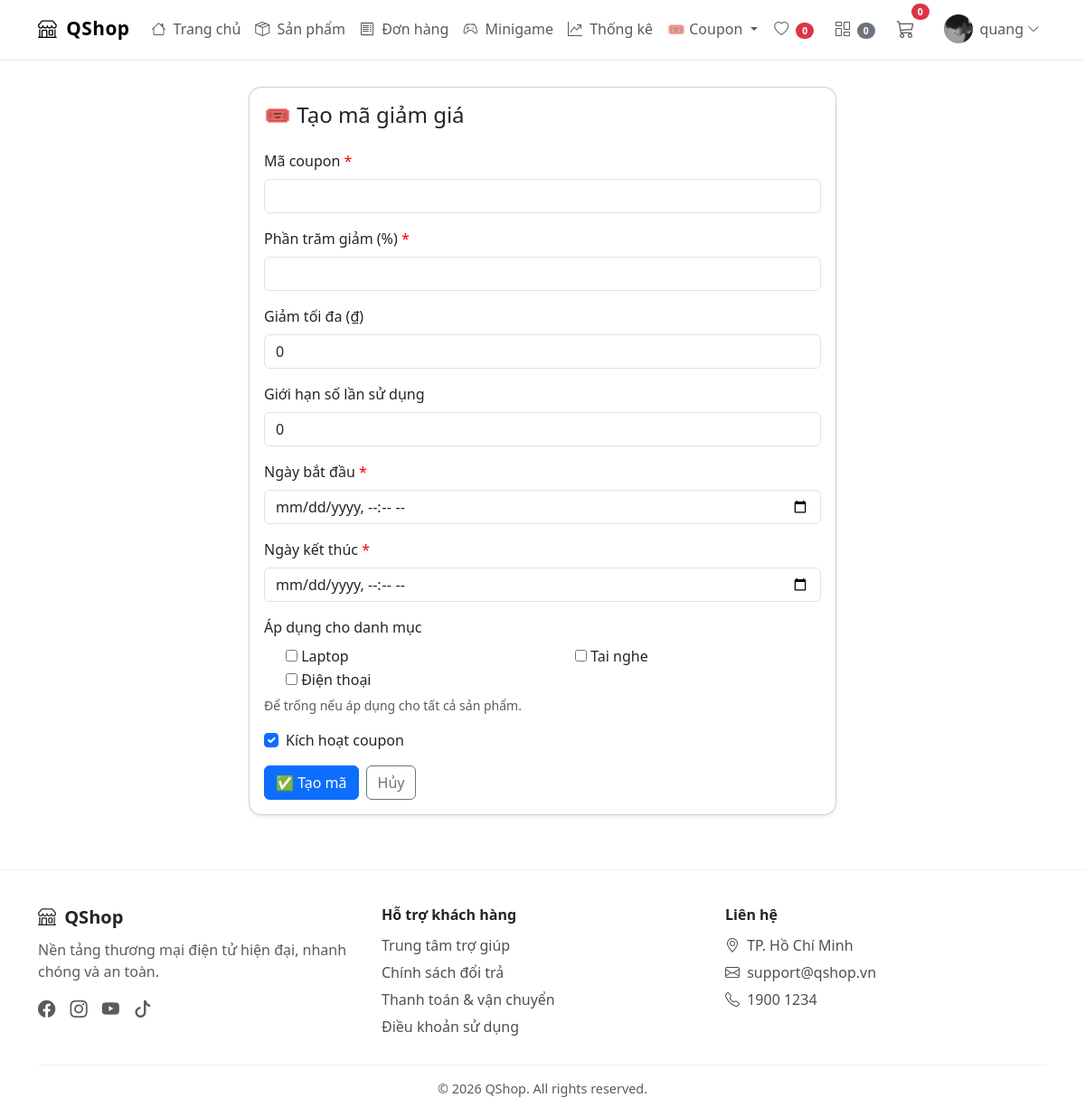
The app's page /shops/coupon/create/ (signed in) with its own data.
### users/models.py (models this page shows, shortened)
class Profile(models.Model):
    user = models.OneToOneField(settings.AUTH_USER_MODEL , on_delete=models.CASCADE)
    photo = models.ImageField(upload_to='users/%Y/%m/%d/', blank=True)
    phone = models.CharField(max_length=20, blank=True)
    address = models.TextField(blank=True)
    latitude = models.FloatField(null=True, blank=True)
    longitude = models.FloatField(null=True, blank=True)
    points = models.IntegerField(default=0)
    lifetime_points = models.IntegerField(default=0)
    minigame_plays = models.IntegerField(default=0)
    RANK_NEWBIE = "Newbie"
    RANK_EXPLORER = "Explorer"
    RANK_SHOPPER = "Shopper"
    RANK_REGULAR = "Regular"
    RANK_PREMIUM = "Premium"
    RANK_GOLD = "Gold Buyer"
    RANK_PLATINUM = "Platinum Buyer"
    RANK_DIAMOND = "Diamond Buyer"
    RANK_ELITE = "Elite Buyer"
    RANK_LEGEND = "Legend Buyer"
    RANK_CHOICES = (
        (RANK_NEWBIE, "Newbie"),
        (RANK_EXPLORER, "Explorer"),
        (RANK_SHOPPER, "Shopper"),
        (RANK_REGULAR, "Regular"),
        (RANK_PREMIUM, "Premium"),
        (RANK_GOLD, "Gold Buyer"),
        (RANK_PLATINUM, "Platinum Buyer"),
        (RANK_DIAMOND, "Diamond Buyer"),
        (RANK_ELITE, "Elite Buyer"),
        (RANK_LEGEND, "Legend Buyer"),
    )
    rank = models.CharField(
        max_length=30,
        choices=RANK_CHOICES,
        default=RANK_NEWBIE
    )

### shops/models.py (models this page shows)
class Category(models.Model):
    name = models.CharField(max_length=100, unique=True)
    slug = models.SlugField(unique=True)
    def __str__(self):
        return self.name

### shops/views.py (the view)
# urls.py: path('coupon/create/', views.create_coupon, name='coupon_create'),
@login_required
@permission_required('shops.add_coupon', raise_exception=True)
def create_coupon(request):
    form = CouponCreateForm(request.POST or None)
    if form.is_valid():
        form.save()
        return redirect('shops:coupon_stats')
    return render(request, 'shops/coupon_create.html', {'form': form})

### shops/context_processors.py (called while the page is built)
def cart_context(request):
    cart = request.session.get('cart', {})
    cart_items_count = len(cart)
    compare_items_count = len(request.session.get("compare_products", []))
    wishlist_items_count = 0
    if request.user.is_authenticated:
        cache_key = f"wishlist_items_count:{request.user.id}"
        cached_count = cache.get(cache_key)
        if cached_count is None:
            cached_count = WishlistItem.objects.filter(user=request.user).count()
            cache.set(cache_key, cached_count, 60)
        wishlist_items_count = cached_count
    return {
        'cart_items_count': cart_items_count,
        'compare_items_count': compare_items_count,
        'wishlist_items_count': wishlist_items_count,
        'cart': cart
    }

### shops/templates/shops/coupon_create.html (shortened to what this page needs)
{% extends "shops/base.html" %} {% load static %}  {% block content %}
<link
  rel="stylesheet"
  href="https://cdn.jsdelivr.net/npm/flatpickr/dist/flatpickr.min.css"
/>
<div class="container mt-4 mb-5">
  <div class="card coupon-card shadow-sm">
    <div class="card-body">
      <h4 class="mb-4">🎟️ Tạo mã giảm giá</h4>
      <form method="post" novalidate>
        <div class="mb-3">
          <label class="form-label required"> Mã coupon </label>
          {{ form.code }}
        </div>
        <div class="mb-3">
          <label class="form-label required"> Phần trăm giảm (%) </label>
          {{ form.discount }}
        </div>
        <div class="mb-3">
          <label class="form-label"> Giảm tối đa (₫) </label>
          {{ form.max_discount }}
        </div>
        <div class="mb-3">
          <label class="form-label"> Giới hạn số lần sử dụng </label>
          {{ form.usage_limit }}
        </div>
        <div class="mb-3">
          <label class="form-label required"> Ngày bắt đầu </label>
          {{ form.valid_from }}
        </div>
        <div class="mb-3">
          <label class="form-label required"> Ngày kết thúc </label>
          {{ form.valid_to }}
        </div>
        <div class="mb-3">
          <label class="form-label">Áp dụng cho danh mục</label>
          <div class="row">
            {% for choice in form.categories %}
            <div class="col-md-6">
                <div class="form-check">
                    {{ choice.tag }}
                    <label class="form-check-label" for="{{ choice.id_for_label }}">
                        {{ choice.choice_label }}
                    </label>
                </div>
            </div>
            {% endfor %}
          </div>
          <div class="form-text">Để trống nếu áp dụng cho tất cả sản phẩm.</div>
        </div>
        <div class="form-check mb-3">
          {{ form.active }}
          <label class="form-check-label"> Kích hoạt coupon </label>
        </div>
        <div class="d-flex gap-2">
          <button class="btn btn-primary">✅ Tạo mã</button>
          <a
            href="{% url 'shops:coupon_stats' %}"
            class="btn btn-outline-secondary"
          >
            Hủy
          </a>
        </div>
      </form>
    </div>
  </div>
</div>
{% endblock %}

### shops/templates/shops/base.html (shortened to what this page needs)
<!doctype html>
{% load static %}
<html lang="vi">
  <head>
    <link
      href="https://cdn.jsdelivr.net/npm/bootstrap@5.3.8/dist/css/bootstrap.min.css"
      rel="stylesheet"
    />
    <link
      rel="stylesheet"
      href="https://cdn.jsdelivr.net/npm/bootstrap-icons@1.11.1/font/bootstrap-icons.css"
    />
  </head>
  <body>
    <nav class="navbar navbar-expand-lg fixed-top glass-nav shadow-sm">
      <div class="container">
        <a class="navbar-brand brand-logo" href="{% url 'shops:index' %}">
          <i class="bi bi-shop me-1"></i> QShop
        </a>
        <div class="collapse navbar-collapse" id="navbar">
          <ul class="navbar-nav me-auto">
            <li class="nav-item">
              <a class="nav-link" href="{% url 'shops:index' %}">
                <i class="bi bi-house me-1"></i> Trang chủ
              </a>
            </li>
            <li class="nav-item">
              <a class="nav-link" href="{% url 'shops:product' %}">
                <i class="bi bi-box-seam me-1"></i> Sản phẩm
              </a>
            </li>
            <li class="nav-item">
              <a class="nav-link" href="{% url 'shops:order_history' %}">
                <i class="bi bi-receipt me-1"></i> Đơn hàng
              </a>
            </li>
            <li class="nav-item">
              <a class="nav-link" href="{% url 'users:minigame' %}">
                <i class="bi bi-controller me-1"></i> Minigame
              </a>
            </li>
            {% if request.user.is_authenticated and request.user.is_staff or request.user.is_superuser %}
            <li class="nav-item">
              <a class="nav-link" href="{% url 'shops:shop_stats' %}">
                <i class="bi bi-graph-up-arrow me-1"></i> Thống kê
              </a>
            </li>
            {% endif %}
            {% if user.is_authenticated and perms.shops.view_coupon %}
            <li class="nav-item dropdown">
              <a
                class="nav-link dropdown-toggle"
                href="#"
                role="button"
                data-bs-toggle="dropdown"
              >
                🎟️ Coupon
              </a>
            </li>
            {% endif %}
          </ul>
          <ul class="navbar-nav ms-auto align-items-center">
            <li class="nav-item me-2">
              <a class="nav-link" href="{% url 'shops:wishlist' %}">
                <i class="bi bi-heart"></i>
                <span class="badge bg-danger rounded-pill mini-badge">{{ wishlist_items_count }}</span>
              </a>
            </li>
            <li class="nav-item me-2">
              <a class="nav-link" href="{% url 'shops:compare' %}">
                <i class="bi bi-columns-gap"></i>
                <span class="badge bg-secondary rounded-pill mini-badge">{{ compare_items_count }}</span>
              </a>
            </li>
            <li class="nav-item me-3 position-relative">
              <a class="nav-link" href="{% url 'shops:cart_detail' %}">
                <i class="bi bi-cart3 fs-5"></i>
                <span
                  id="cart-count"
                  class="badge bg-danger rounded-pill cart-badge"
                  >{{ cart_items_count }}</span
                >
              </a>
            </li>
            {% if request.user.is_authenticated %}
            <li class="nav-item dropdown">
              <a
                class="nav-link d-flex align-items-center"
                data-bs-toggle="dropdown"
                href="#"
              >
                <img
                  src="{% if request.user.profile.photo %}{{ request.user.profile.photo.url }}{% else %}https://i.pravatar.cc/150?u={{ request.user.id }}{% endif %}"
                  class="rounded-circle me-2"
                  width="32"
                  height="32"
                  style="object-fit: cover"
                />
                {{ request.user.username }}
                <i class="bi bi-chevron-down ms-1 small"></i>
              </a>
            </li>
            {% endif %}
          </ul>
        </div>
      </div>
    </nav>
    <main class="container pt-5 mt-4">
       {% block content %}{% endblock %}
    </main>
    <footer class="site-footer">
      <div class="container">
        <div class="row g-4">
          <div class="col-md-4">
            <h5 class="footer-title"><i class="bi bi-shop me-1"></i> QShop</h5>
            <p class="text-muted">
              Nền tảng thương mại điện tử hiện đại, nhanh chóng và an toàn.
            </p>
            <div class="social-icons mt-2">
              <a href="#"><i class="bi bi-facebook"></i></a>
              <a href="#"><i class="bi bi-instagram"></i></a>
              <a href="#"><i class="bi bi-youtube"></i></a>
              <a href="#"><i class="bi bi-tiktok"></i></a>
            </div>
          </div>
          <div class="col-md-4">
            <h6 class="footer-title">Hỗ trợ khách hàng</h6>
            <a href="#" class="footer-link">Trung tâm trợ giúp</a>
            <a href="#" class="footer-link">Chính sách đổi trả</a>
            <a href="#" class="footer-link">Thanh toán & vận chuyển</a>
            <a href="#" class="footer-link">Điều khoản sử dụng</a>
          </div>
          <div class="col-md-4">
            <h6 class="footer-title">Liên hệ</h6>
            <div class="footer-link">
              <i class="bi bi-geo-alt me-1"></i> TP. Hồ Chí Minh
            </div>
            <div class="footer-link">
              <i class="bi bi-envelope me-1"></i> support@qshop.vn
            </div>
            <div class="footer-link">
              <i class="bi bi-telephone me-1"></i> 1900 1234
            </div>
          </div>
        </div>
        <div class="footer-bottom text-center mt-4">
          © {{ now|default:"2026" }} QShop. All rights reserved.
        </div>
      </div>
    </footer>
  </body>
</html>

### shops/templates/shops/base.html (style rules this page uses)
.glass-nav { background: rgba(255, 255, 255, 0.7) !important; backdrop-filter: blur(12px); border-bottom: 1px solid rgba(255, 255, 255, 0.3); }
.brand-logo { font-weight: bold; font-size: 1.3rem; letter-spacing: 0.5px; }
.cart-badge { position: absolute; top: -5px; right: -8px; font-size: 0.65rem; }
.mini-badge { margin-left: 4px; font-size: 0.65rem; }
.site-footer { background: rgba(255, 255, 255, 0.85); backdrop-filter: blur(10px); border-top: 1px solid rgba(0, 0, 0, 0.05); margin-top: 60px; padding: 40px 0 20px; }
.footer-title { font-weight: 600; margin-bottom: 12px; }
.footer-link { display: block; color: inherit; text-decoration: none; margin-bottom: 6px; opacity: 0.8; }
.footer-bottom { border-top: 1px solid rgba(0, 0, 0, 0.08); margin-top: 20px; padding-top: 15px; font-size: 0.9rem; opacity: 0.75; }
.social-icons a { color: inherit; font-size: 1.2rem; margin-right: 12px; opacity: 0.75; }

### shops/templates/shops/coupon_create.html (style rules this page uses)
.coupon-card { max-width: 650px; margin: auto; border-radius: 14px; }
.form-label { font-weight: 500; }
.required::after { content: " *"; color: red; }

### records on screen
Category: choice_label "Laptop"
Category: choice_label "Tai nghe"
Category: choice_label "Điện thoại"

### other values on screen
{{ wishlist_items_count }} "0"
{{ compare_items_count }} "0"
{{ cart_items_count }} "0"
{{ request.user.username }} "quang"
{{ now|default:"2026" }} "2026"
